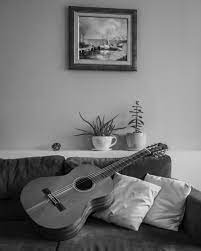
#> input picture CV2_GrayScale_ImageSmoothing_MedianFiltering/guitar.jpg, 201 x 251 px, found by its file name
$ jupyter execute --allow-errors CV2_GrayScale_ImageSmoothing_MedianFiltering.ipynb   (shell and % lines are left out)
#> lines starting #> are read from the running program, lines starting #| are printed output that depends on the picture
[cell 1]
from google.colab import drive
drive.mount('/content/gdrive')

**A. Perform histogram equalization of a gray scale image.**

[cell 2]
import cv2
import numpy as np
from matplotlib import pyplot as plt
plt.style.use('dark_background')

[cell 3]
path = "/content/gdrive/MyDrive/ComputerVision/guitar.jpg"
img = cv2.imread(path)
#> img is the input picture: shape (251, 201, 3); min 0, max 248, mean 116.3
img = cv2.cvtColor(img, cv2.COLOR_BGR2GRAY)
#> img: shape (251, 201)
img

[cell 4]
plt.imshow(img, cmap=plt.cm.gray)
plt.title("Original Image")
plt.show()

[cell 5]
def plot_histo_image(img, title):
#> called with title = 'Histogram Respresentation of Input Image'
 hist,bins = np.histogram(img.flatten(),256,[0,256])
#> hist = 256 values, max 769 at index 148, min 0 at index 234, mean 197.1; bins = 257 values from 0 to 256
 cdf = hist.cumsum()
#> cdf = 256 values from 72 to 50451
 cdf_normalized = cdf * float(hist.max()) / cdf.max()
#> cdf_normalized = 256 values from 1.1 to 769
 plt.plot(cdf_normalized, color = 'b')
 plt.hist(img.flatten(),256,[0,256], color = 'r')
 plt.xlim([0,256])
 plt.legend(('cdf','histogram'), loc = 'upper left')
 plt.title(title)
 plt.show()
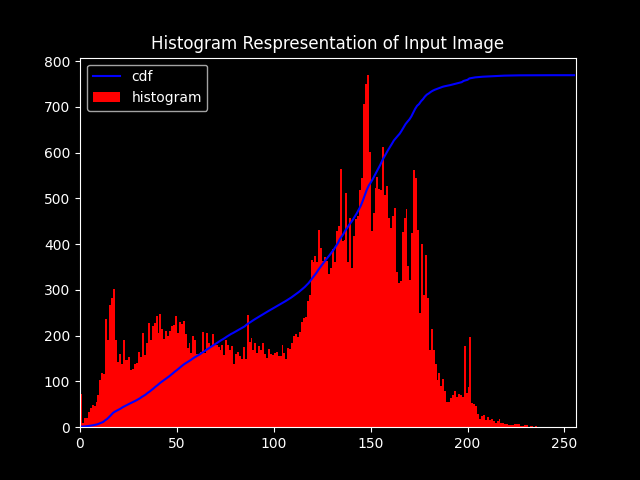
#> figure drawn by matplotlib, 1 panel; tallest bar 769 high, from x = 148 to 149; curve peaks at x = 248, y = 769

[cell 6]
plot_histo_image(img, "Histogram Respresentation of Input Image")

[cell 7]
eq = cv2.equalizeHist(img)
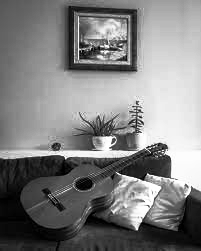
#> eq: shape (251, 201); min 0, max 255, mean 128.2
eq

[cell 8]
plt.imshow(eq, cmap=plt.cm.gray)
plt.title("Equalized Histogram Image")
plt.show()

[cell 9]
plot_histo_image(eq, "Equalized Histogram Respresntation of Input Image")
#> in plot_histo_image (call 2), `hist,bins = np.histogram(img.flatten(),256,[0,256])`: hist = 256 values, max 769 at index 172, min 0 at index 4, mean 197.1
#> in plot_histo_image (call 2), `cdf = hist.cumsum()`: cdf = 256 values from 156 to 50451
#> in plot_histo_image (call 2), `cdf_normalized = cdf * float(hist.max()) / cdf.max()`: cdf_normalized = 256 values from 2.38 to 769
#> in plot_histo_image (call 2), `plt.show()`:
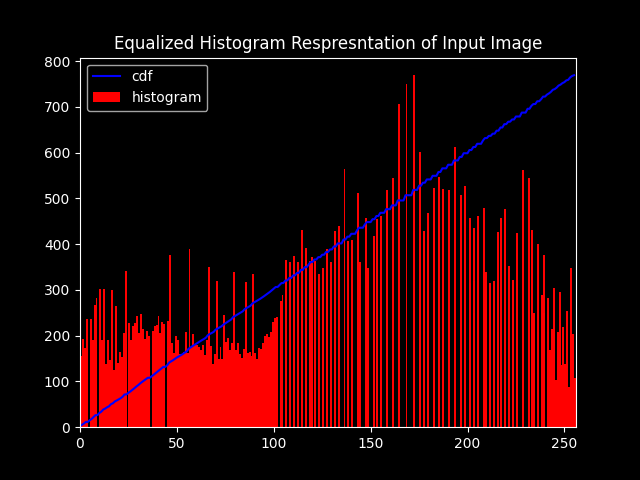
#> figure drawn by matplotlib, 1 panel; tallest bar 769 high, from x = 172 to 173; curve peaks at x = 255, y = 769

**B. Perform image smoothing using Gaussian filtering.**

[cell 10]
path1 = "/content/gdrive/MyDrive/ComputerVision/flower.jpg"
src = cv2.imread(path1, cv2.IMREAD_UNCHANGED)
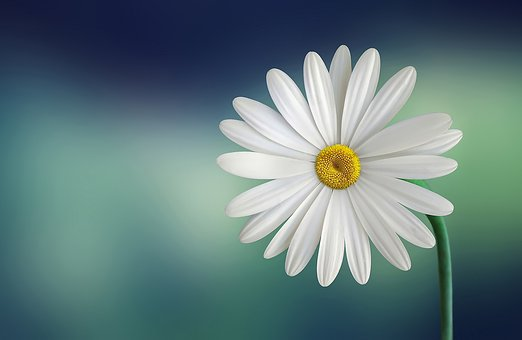
#> input picture CV2_GrayScale_ImageSmoothing_MedianFiltering/flower.jpg, 522 x 340 px, found by its file name
#> src is the input picture: shape (340, 522, 3); mean B, G, R 123.8, 122.4, 97.4

[cell 11]
from PIL import Image, ImageFilter
# apply guassian blur on src image
dst = cv2.GaussianBlur(src, (5,5) ,cv2.BORDER_DEFAULT)
blurred_image = Image.open(path1)
blurred_image = blurred_image.filter(ImageFilter.GaussianBlur)
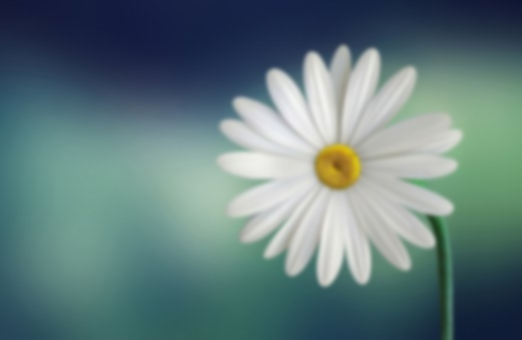
#> blurred_image: PIL image 522x340 RGB; mean R, G, B 97.4, 122.4, 123.8
plt.figure(figsize = (15,15))
plt.imshow(np.hstack((src, dst, blurred_image)))
plt.title("Gaussian Smoothing")
plt.show()
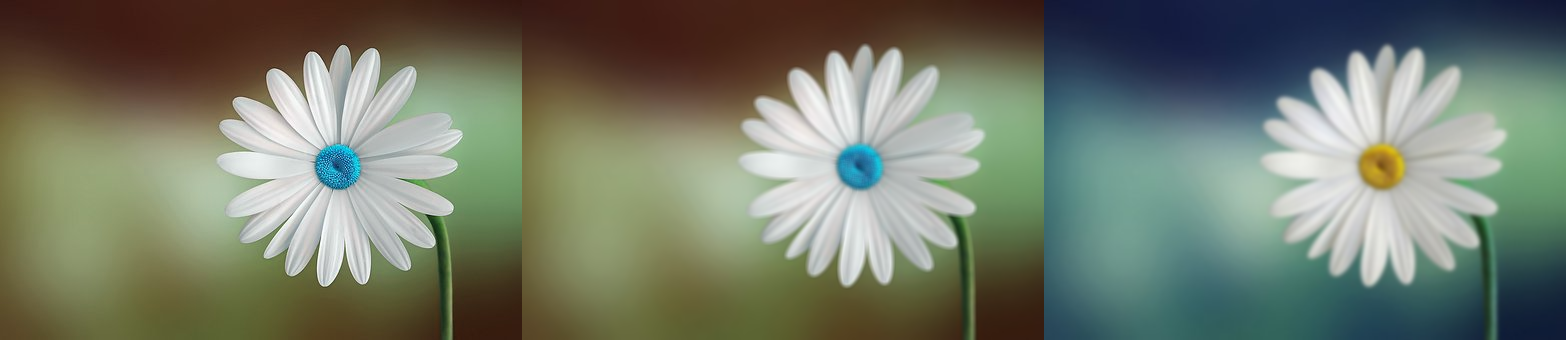
#> shown: shape (340, 1566, 3); mean R, G, B 115, 122.4, 106.2
